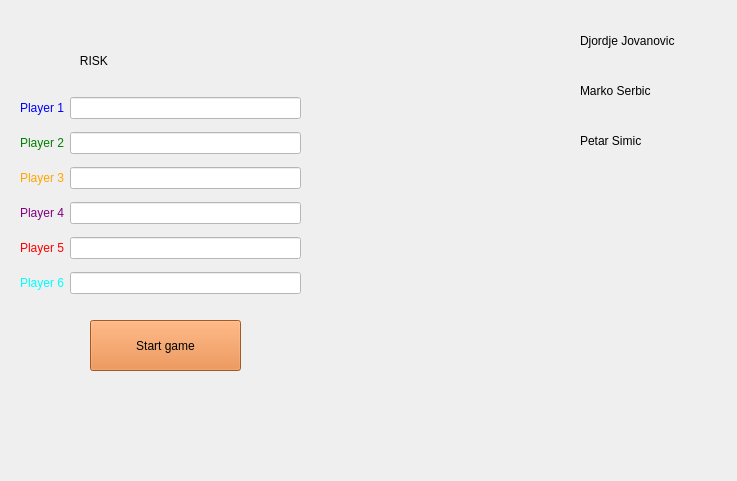
<?xml version="1.0" encoding="UTF-8"?>
<ui version="4.0">
 <class>LoadPlayers</class>
 <widget class="QMainWindow" name="LoadPlayers">
  <property name="geometry">
   <rect>
    <x>0</x>
    <y>0</y>
    <width>737</width>
    <height>481</height>
   </rect>
  </property>
  <property name="windowTitle">
   <string>MainWindow</string>
  </property>
  <property name="styleSheet">
   <string notr="true">background-image:url(:/resources/img/tanks_img.png);
background-position: hover;</string>
  </property>
  <widget class="QWidget" name="centralwidget">
   <widget class="QPushButton" name="pushButton">
    <property name="geometry">
     <rect>
      <x>90</x>
      <y>320</y>
      <width>151</width>
      <height>51</height>
     </rect>
    </property>
    <property name="styleSheet">
     <string notr="true">font: 14pt &quot;Viner Hand ITC&quot;;
background-color: rgb(230,125,50);
opacity: 0,5;</string>
    </property>
    <property name="text">
     <string>Start game</string>
    </property>
   </widget>
   <widget class="QWidget" name="widget" native="true">
    <property name="geometry">
     <rect>
      <x>20</x>
      <y>90</y>
      <width>281</width>
      <height>215</height>
     </rect>
    </property>
    <property name="styleSheet">
     <string notr="true">background:none;</string>
    </property>
    <layout class="QVBoxLayout" name="verticalLayout">
     <item>
      <layout class="QHBoxLayout" name="horizontalLayout">
       <item>
        <widget class="QLabel" name="label">
         <property name="styleSheet">
          <string notr="true">font: 8pt &quot;Viner Hand ITC&quot;;
background:none;
color: blue;</string>
         </property>
         <property name="text">
          <string>Player 1</string>
         </property>
        </widget>
       </item>
       <item>
        <widget class="QLineEdit" name="lineEdit">
         <property name="styleSheet">
          <string notr="true">background:white;
color: blue;</string>
         </property>
        </widget>
       </item>
      </layout>
     </item>
     <item>
      <layout class="QHBoxLayout" name="horizontalLayout_2">
       <item>
        <widget class="QLabel" name="label_2">
         <property name="styleSheet">
          <string notr="true">font: 8pt &quot;Viner Hand ITC&quot;;
background:none;
color: green;</string>
         </property>
         <property name="text">
          <string>Player 2</string>
         </property>
        </widget>
       </item>
       <item>
        <widget class="QLineEdit" name="lineEdit_2">
         <property name="styleSheet">
          <string notr="true">background:white;
color: green;</string>
         </property>
        </widget>
       </item>
      </layout>
     </item>
     <item>
      <layout class="QHBoxLayout" name="horizontalLayout_3">
       <item>
        <widget class="QLabel" name="label_3">
         <property name="styleSheet">
          <string notr="true">font: 8pt &quot;Viner Hand ITC&quot;;background:none;
color: orange;</string>
         </property>
         <property name="text">
          <string>Player 3</string>
         </property>
        </widget>
       </item>
       <item>
        <widget class="QLineEdit" name="lineEdit_3">
         <property name="styleSheet">
          <string notr="true">background:white;
color: orange;</string>
         </property>
        </widget>
       </item>
      </layout>
     </item>
     <item>
      <layout class="QHBoxLayout" name="horizontalLayout_4">
       <item>
        <widget class="QLabel" name="label_4">
         <property name="styleSheet">
          <string notr="true">font: 8pt &quot;Viner Hand ITC&quot;;
background:none;
color: purple;</string>
         </property>
         <property name="text">
          <string>Player 4</string>
         </property>
        </widget>
       </item>
       <item>
        <widget class="QLineEdit" name="lineEdit_4">
         <property name="styleSheet">
          <string notr="true">background:white;
color: purple;</string>
         </property>
        </widget>
       </item>
      </layout>
     </item>
     <item>
      <layout class="QHBoxLayout" name="horizontalLayout_5">
       <item>
        <widget class="QLabel" name="label_5">
         <property name="styleSheet">
          <string notr="true">font: 8pt &quot;Viner Hand ITC&quot;;
background:none;
color: red;</string>
         </property>
         <property name="text">
          <string>Player 5</string>
         </property>
        </widget>
       </item>
       <item>
        <widget class="QLineEdit" name="lineEdit_5">
         <property name="styleSheet">
          <string notr="true">background:white;
color: red;</string>
         </property>
        </widget>
       </item>
      </layout>
     </item>
     <item>
      <layout class="QHBoxLayout" name="horizontalLayout_6">
       <item>
        <widget class="QLabel" name="label_6">
         <property name="styleSheet">
          <string notr="true">font: 8pt &quot;Viner Hand ITC&quot;;
background:none;
color: cyan;</string>
         </property>
         <property name="text">
          <string>Player 6</string>
         </property>
        </widget>
       </item>
       <item>
        <widget class="QLineEdit" name="lineEdit_6">
         <property name="styleSheet">
          <string notr="true">background: white;
color: cyan;</string>
         </property>
        </widget>
       </item>
      </layout>
     </item>
    </layout>
   </widget>
   <widget class="QLabel" name="label_7">
    <property name="geometry">
     <rect>
      <x>50</x>
      <y>20</y>
      <width>241</width>
      <height>81</height>
     </rect>
    </property>
    <property name="styleSheet">
     <string notr="true">background: none;
font: 24pt &quot;Viner Hand ITC&quot;;
color:black;</string>
    </property>
    <property name="text">
     <string>         RISK</string>
    </property>
   </widget>
   <widget class="QLabel" name="label_8">
    <property name="geometry">
     <rect>
      <x>580</x>
      <y>10</y>
      <width>151</width>
      <height>61</height>
     </rect>
    </property>
    <property name="styleSheet">
     <string notr="true">background: none;
color: black;
font: 12pt &quot;Viner Hand ITC&quot;;</string>
    </property>
    <property name="text">
     <string>Djordje Jovanovic</string>
    </property>
   </widget>
   <widget class="QLabel" name="label_9">
    <property name="geometry">
     <rect>
      <x>580</x>
      <y>60</y>
      <width>131</width>
      <height>61</height>
     </rect>
    </property>
    <property name="styleSheet">
     <string notr="true">background: none;
color: black;
font: 12pt &quot;Viner Hand ITC&quot;;</string>
    </property>
    <property name="text">
     <string>Marko Serbic</string>
    </property>
   </widget>
   <widget class="QLabel" name="label_10">
    <property name="geometry">
     <rect>
      <x>580</x>
      <y>110</y>
      <width>131</width>
      <height>61</height>
     </rect>
    </property>
    <property name="styleSheet">
     <string notr="true">background: none;
color: black;
font: 12pt &quot;Viner Hand ITC&quot;;</string>
    </property>
    <property name="text">
     <string>Petar Simic</string>
    </property>
   </widget>
  </widget>
 </widget>
 <resources/>
 <connections/>
</ui>
